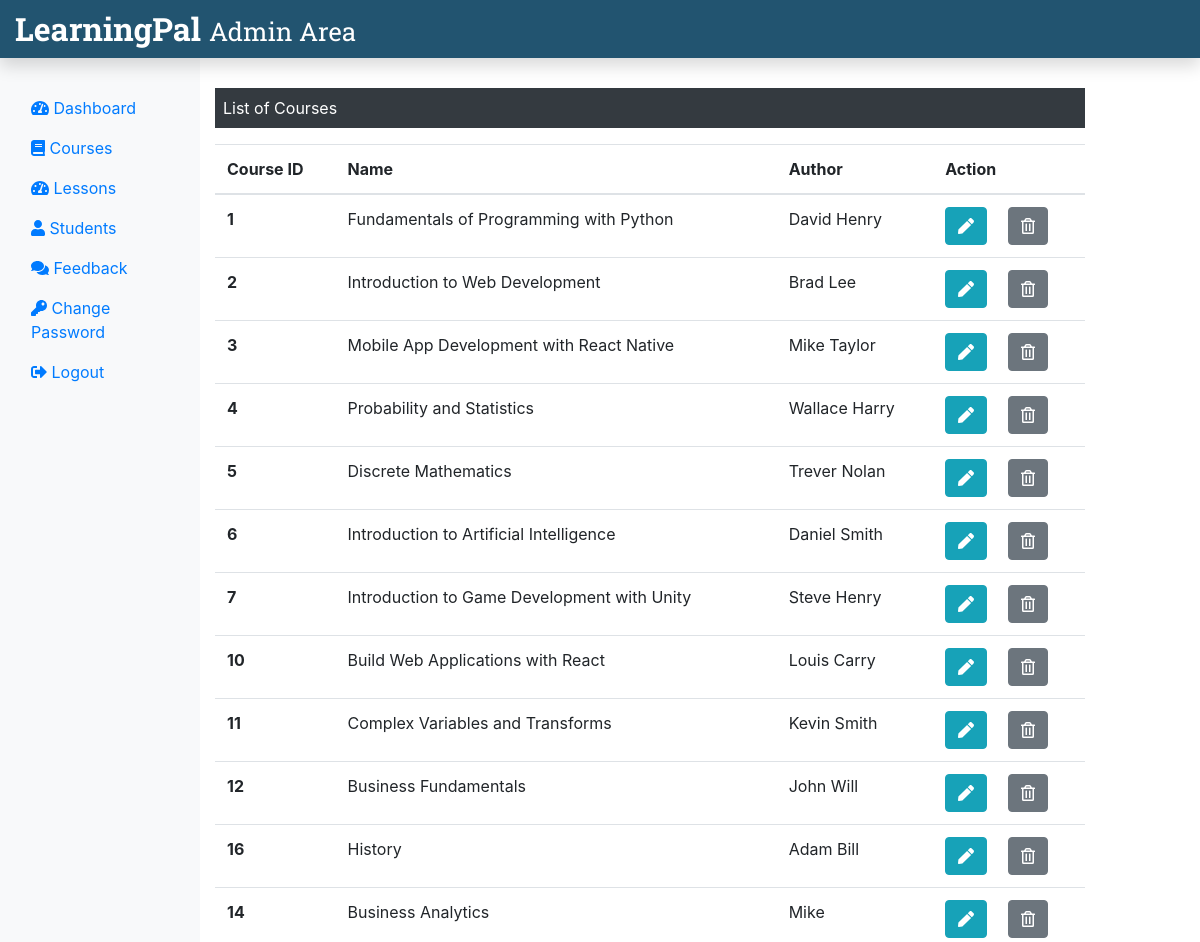
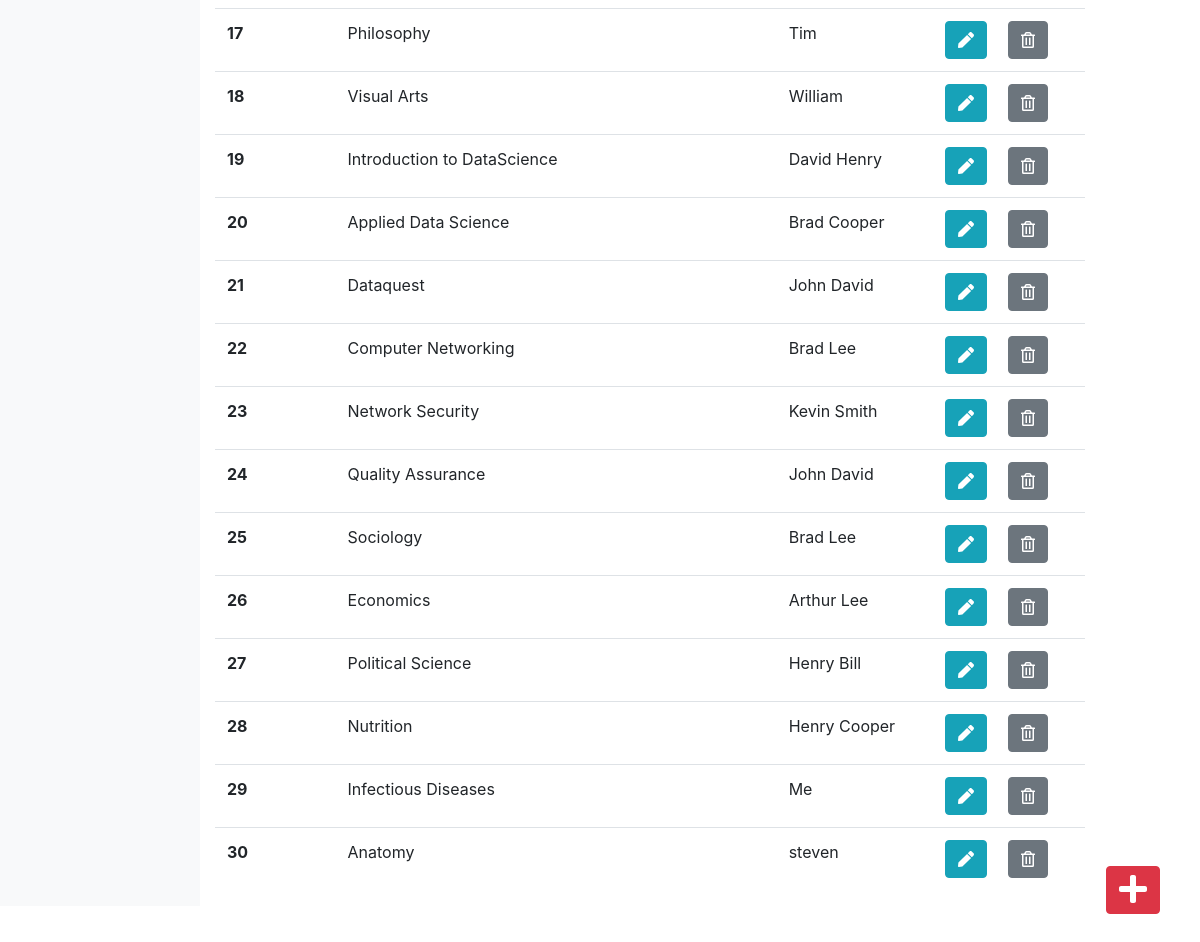
The app's page /adminCourses.php (signed in), older data (2 pictures, top to bottom).
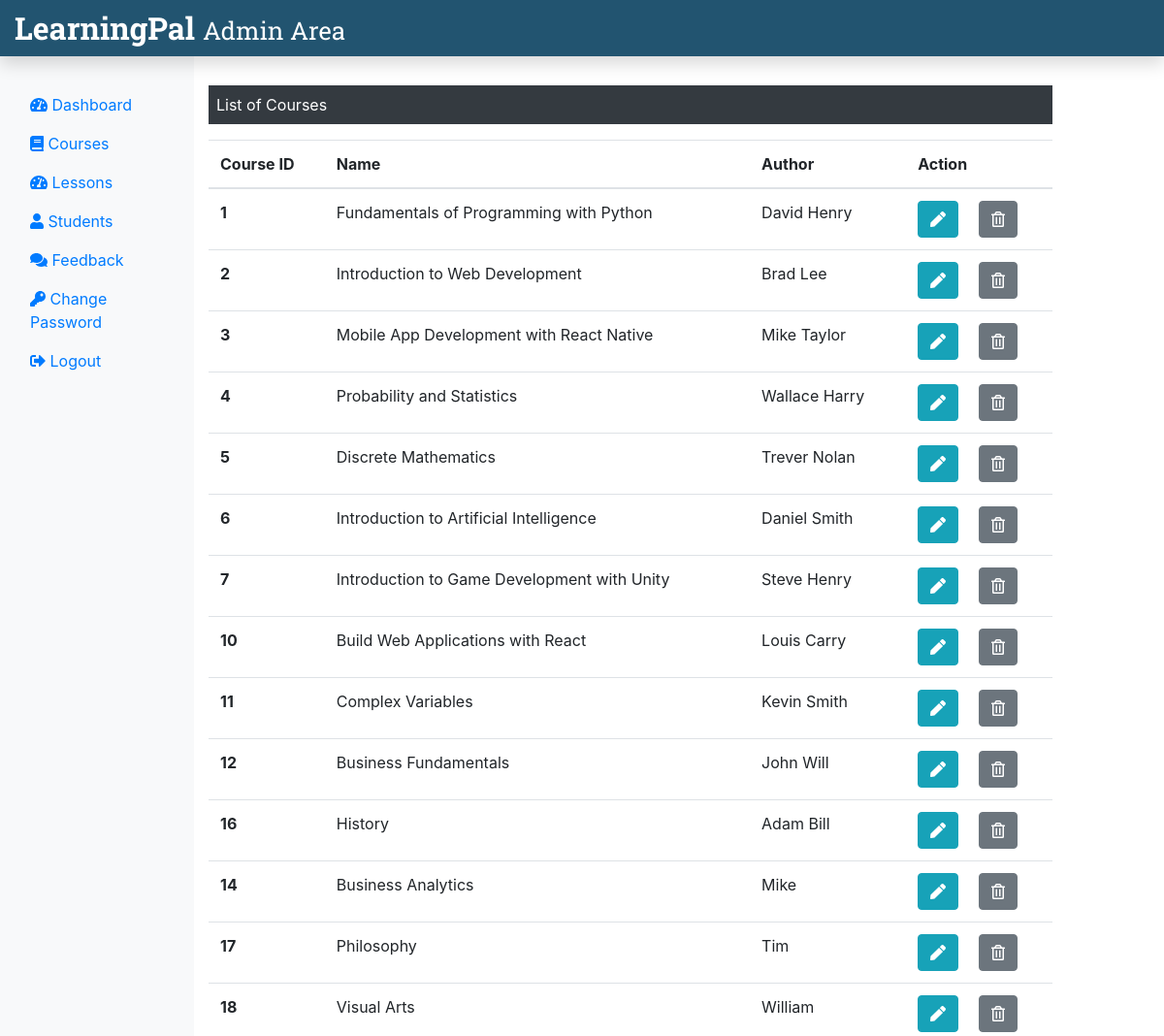
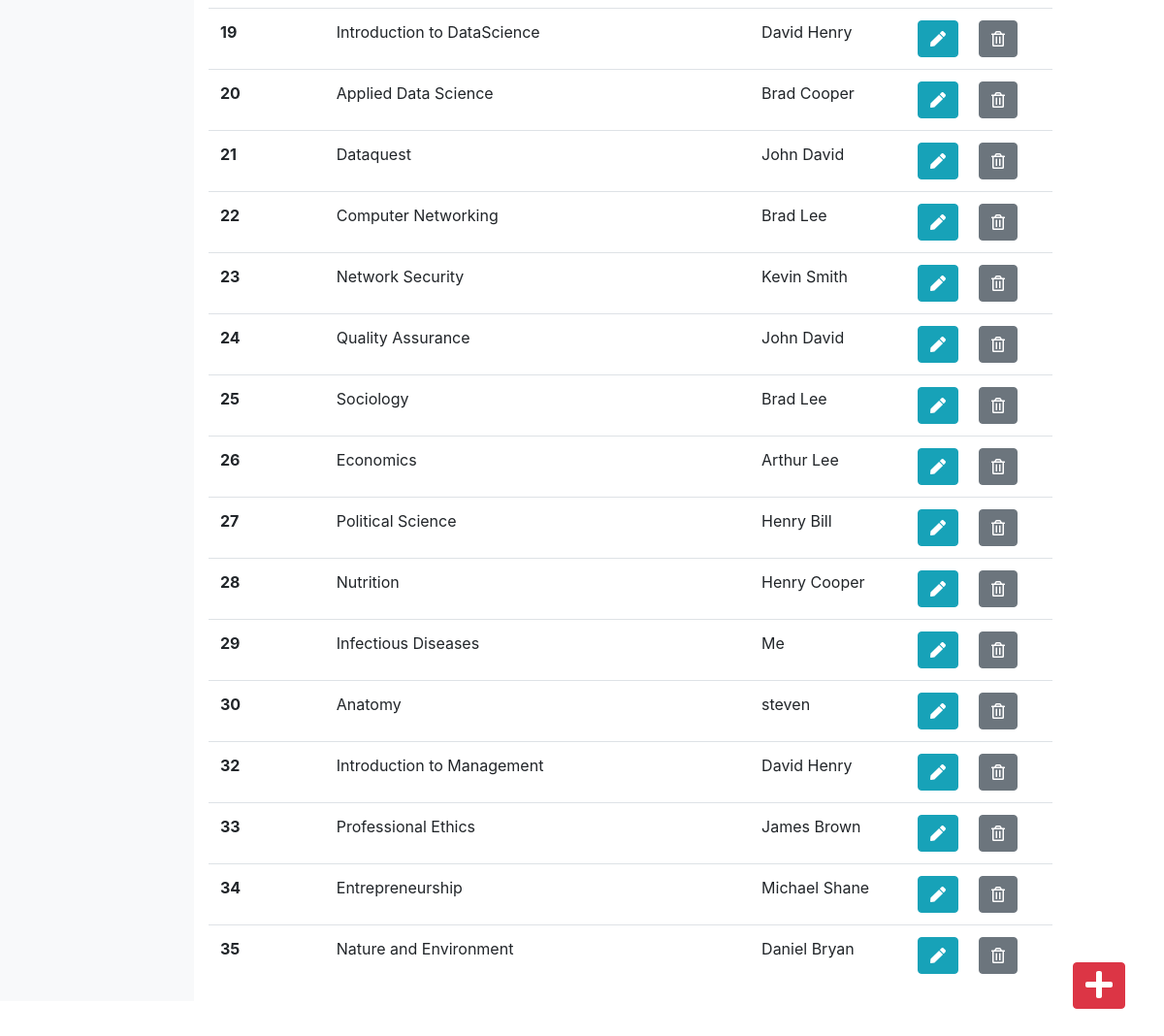
The same page, newer data (2 pictures, top to bottom).
### tables this page shows
CREATE TABLE `course` (
  `course_id` int(11) NOT NULL,
  `course_name` text NOT NULL,
  `course_desc` text NOT NULL,
  `course_author` text NOT NULL,
  `course_duration` text NOT NULL,
  `course_original_price` int(10) NOT NULL,
  `course_price` int(10) NOT NULL,
  `course_img` text NOT NULL,
  `course_status` text NOT NULL,
  `category_id` int(11) NOT NULL
);

### adminCourses.php (the view, shortened to what this page needs)
<?php
include('admin_header.php');
include('config.php');
$sql = "SELECT * FROM course";
$result = mysqli_query($mysqli, $sql);
?>
<div class="col-sm-9 mt-5">
	<p class="bg-dark text-white p-2 ">List of Courses</p>
	<?php if($result->num_rows > 0){ ?>
		<table class="table">
			<thead>
				<tr>
					<th scope="col">Course ID</th>
					<th scope="col">Name</th>
					<th scope="col">Author</th>
					<th scope="col">Action</th>
				</tr>
			</thead>
			<tbody>
				<?php while ($row = $result->fetch_assoc()){
					echo '<tr>';
					echo	'<th scope="row">'.$row['course_id'].'</th>';
					echo     '<td>'.$row['course_name'].'</td>';
					echo	'<td>'.$row['course_author'].'</td>';
					echo '<td>';
					echo	'<form action="editcourse.php" method="POST" class="d-inline">
								<input type="hidden" name="id" value='.$row['course_id'].'>
								<button type="submit" class="btn btn-info mr-3" name="view" value="view">
								<i class="fas fa-pen"></i>
								</button>
							</form>
					<form action="" method="POST" class="d-inline">
						<input type="hidden" name="id" value='.$row['course_id'].'>
						<button type="submit" class="btn btn-secondary" name="delete" value="Delete">
						<i class="far fa-trash-alt"></i>
						</button>
					</form>';
					echo '</td>';
					echo '</tr>';
				} ?>
			</tbody>
		</table>
	<?php } else {
		echo "0 Results";
	} ?>
</div>
</div>
<div>
	<a href="./addCourse.php" class="btn btn-danger box" style="position: fixed; right: 40px; bottom: 40px;">
		<i class="fas fa-plus fa-2x"></i>
	</a>
</div>
</div>
<?php
include('admin_footer.php');
?>

### admin_header.php (shortened to what this page needs)
<!DOCTYPE html>
<html lang="en">
<head>
    <link rel="stylesheet" href="https://cdn.jsdelivr.net/npm/bootstrap@4.5.3/dist/css/bootstrap.min.css">
    <link rel="stylesheet" href="css/all.min.css"></link>
    <link rel="stylesheet"  href="css/style.css?v=<?php echo time(); ?>">
</head>
<body>
	<nav class="navbar navbar-dark fixed-top p-0 shadow" style="background-color: #225470">
		<a href="adminDashboard.php" class="navbar-brand col-sm-3 col-md-2 mr-0">
			LearningPal <small class="text-white"> Admin Area</small>
		</a>
	</nav>
	<div class="container-fluid mb-5" style="margin-top: 40px;">
		<div class="row">
			<nav class="col-sm-3 col-md-2 bg-light sidebar py-5 d-print-none" >
				<div class="sidebar-sticky">
					<ul class="nav flex-column">
						<li class="nav-item" style="color: #f3e0dc">
							<a href="adminDashboard.php" class="nav-link">
								<i class="fas fa-tachometer-alt"></i>
								Dashboard
							</a>
						</li>
						<li class="nav-item" style="color: #f3e0dc">
							<a href="adminCourses.php" class="nav-link">
							<i class="fas fa-book"></i>
								Courses
							</a>
						</li>
						<li class="nav-item" style="color: #f3e0dc">
							<a href="lessons.php" class="nav-link">
								<i class="fas fa-tachometer-alt"></i>
								Lessons
							</a>
						</li>
						<li class="nav-item" style="color: #f3e0dc">
							<a href="students.php" class="nav-link">
							<i class="fas fa-user"></i>
								Students
							</a>
						</li>
						<li class="nav-item" style="color: #f3e0dc">
							<a href="adminFeedback.php" class="nav-link">
							<i class="fas fa-comments"></i>
								Feedback
							</a>
						</li>
						<li class="nav-item" style="color: #f3e0dc">
							<a href="adminChangePass.php" class="nav-link">
							<i class="fas fa-key"></i>
								Change Password
							</a>
						</li>
						<li class="nav-item" style="color: #f3e0dc">
							<a href="logout.php" class="nav-link">
							<i class="fas fa-sign-out-alt"></i>
								Logout
							</a>
						</li>
					</ul>
				</div>
			</nav>

### admin_footer.php (shortened to what this page needs)
</body>
</html>

### css/style.css (style rules this page uses)
.navbar-brand { font-family: "Roboto Slab", serif; font-weight: bold; font-size: 2em; color: white; }

Row changes from the older to the newer data that the page shows:
changed course id 11: course_name "Complex Variables and Transforms" → "Complex Variables"
added course: course_id "32", course_name "Introduction to Management", course_author "David Henry"
added course: course_id "33", course_name "Professional Ethics", course_author "James Brown"
added course: course_id "34", course_name "Entrepreneurship", course_author "Michael Shane"
added course: course_id "35", course_name "Nature and Environment", course_author "Daniel Bryan"
